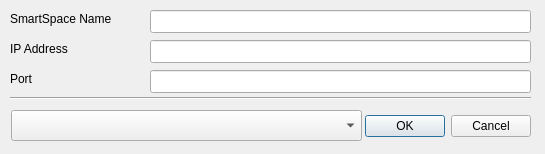
<ui version="4.0" >
 <class>DialogConnect</class>
 <widget class="QDialog" name="DialogConnect" >
  <property name="windowModality" >
   <enum>Qt::ApplicationModal</enum>
  </property>
  <property name="enabled" >
   <bool>true</bool>
  </property>
  <property name="geometry" >
   <rect>
    <x>0</x>
    <y>0</y>
    <width>545</width>
    <height>154</height>
   </rect>
  </property>
  <property name="windowTitle" >
   <string>SIB Connection</string>
  </property>
  <widget class="QDialogButtonBox" name="buttonBox" >
   <property name="geometry" >
    <rect>
     <x>360</x>
     <y>110</y>
     <width>171</width>
     <height>32</height>
    </rect>
   </property>
   <property name="orientation" >
    <enum>Qt::Horizontal</enum>
   </property>
   <property name="standardButtons" >
    <set>QDialogButtonBox::Cancel|QDialogButtonBox::NoButton|QDialogButtonBox::Ok</set>
   </property>
  </widget>
  <widget class="QLabel" name="label" >
   <property name="geometry" >
    <rect>
     <x>10</x>
     <y>10</y>
     <width>116</width>
     <height>18</height>
    </rect>
   </property>
   <property name="text" >
    <string>SmartSpace Name</string>
   </property>
  </widget>
  <widget class="QLabel" name="label_2" >
   <property name="geometry" >
    <rect>
     <x>10</x>
     <y>40</y>
     <width>116</width>
     <height>18</height>
    </rect>
   </property>
   <property name="text" >
    <string>IP Address</string>
   </property>
  </widget>
  <widget class="QLabel" name="label_3" >
   <property name="geometry" >
    <rect>
     <x>10</x>
     <y>70</y>
     <width>116</width>
     <height>18</height>
    </rect>
   </property>
   <property name="text" >
    <string>Port</string>
   </property>
  </widget>
  <widget class="Line" name="line" >
   <property name="geometry" >
    <rect>
     <x>10</x>
     <y>90</y>
     <width>521</width>
     <height>16</height>
    </rect>
   </property>
   <property name="orientation" >
    <enum>Qt::Horizontal</enum>
   </property>
  </widget>
  <widget class="QLineEdit" name="lineEditSSName" >
   <property name="geometry" >
    <rect>
     <x>150</x>
     <y>10</y>
     <width>381</width>
     <height>23</height>
    </rect>
   </property>
  </widget>
  <widget class="QLineEdit" name="lineEditIPAddr" >
   <property name="geometry" >
    <rect>
     <x>150</x>
     <y>40</y>
     <width>381</width>
     <height>23</height>
    </rect>
   </property>
  </widget>
  <widget class="QLineEdit" name="lineEditPort" >
   <property name="geometry" >
    <rect>
     <x>150</x>
     <y>70</y>
     <width>381</width>
     <height>23</height>
    </rect>
   </property>
  </widget>
  <widget class="QComboBox" name="comboBoxPredef" >
   <property name="geometry" >
    <rect>
     <x>11</x>
     <y>110</y>
     <width>351</width>
     <height>31</height>
    </rect>
   </property>
  </widget>
 </widget>
 <resources/>
 <connections>
  <connection>
   <sender>buttonBox</sender>
   <signal>accepted()</signal>
   <receiver>DialogConnect</receiver>
   <slot>accept()</slot>
   <hints>
    <hint type="sourcelabel" >
     <x>258</x>
     <y>124</y>
    </hint>
    <hint type="destinationlabel" >
     <x>157</x>
     <y>153</y>
    </hint>
   </hints>
  </connection>
  <connection>
   <sender>buttonBox</sender>
   <signal>rejected()</signal>
   <receiver>DialogConnect</receiver>
   <slot>reject()</slot>
   <hints>
    <hint type="sourcelabel" >
     <x>326</x>
     <y>130</y>
    </hint>
    <hint type="destinationlabel" >
     <x>286</x>
     <y>153</y>
    </hint>
   </hints>
  </connection>
 </connections>
</ui>
